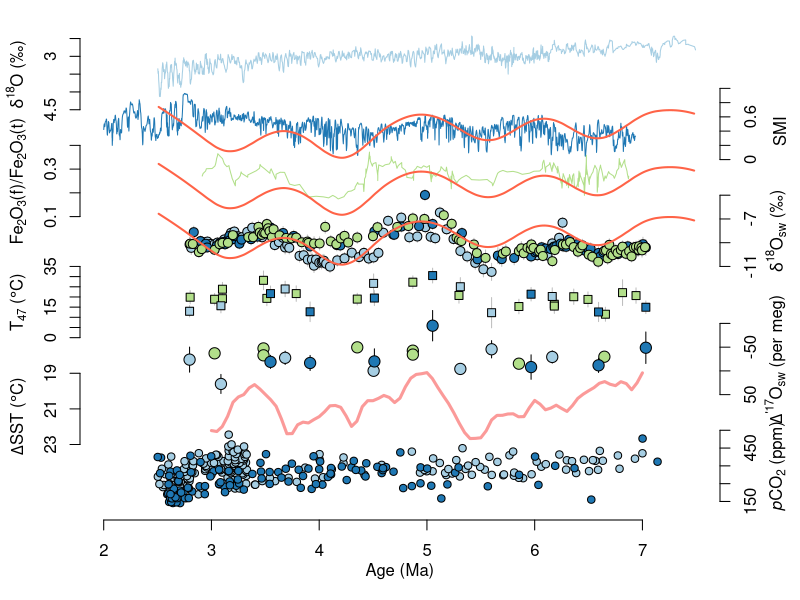

Reproduce this figure in R.
library(tidyverse)
library(readxl)
pal = c("#A6CEE3", "#1F78B4", "#B2DF8A", "#33A02C", "#FB9A99", "#E31A1C")
pal2 = c("#A6CEE3", "#FB9A99", "#E31A1C")

## read data ----
sw = read.csv("output/d18c.csv")
t47 = read.csv("output/D47.csv")
dp17 = read.csv("output/dp17.csv")
smi = read_xlsx("data/regional_records/SMI.xlsx") %>%
  mutate(age = age / 1000) %>%
  filter(age > 2 & age < 7.5) %>%
  drop_na(SMI)
iron = read_xlsx("data/regional_records/freeiron.xlsx", sheet = "Pianguan")
lr04 = read_xlsx("data/global_records/LR04.xlsx") %>%
  mutate(age = age / 1000) %>%
  filter(age > 2.5 & age < 7.5)
co2 = read.csv("data/global_records/Pliocene_CO2.csv") %>%
  filter(xls != "phytoplankton_tanner_2021_p1.0.xlsx") %>%
  filter(xls != "phytoplankton_badger_2013a_p1.0.xlsx") %>%
  filter(proxy != "Paleosols") %>%
  mutate(age = age / 1000) %>%
  filter(age > 2.5 & age < 7.5)
# Northern Hemisphere high latitude
site883 = read_xlsx("data/global_records/SST_calibrated.xlsx", sheet = "883 884") %>%
  mutate(age = ageBP / 1000) %>%
  filter(age > 2.5 & age < 7.5)
site883$SST_change = site883$SST_50 - 5.420348
site907 = read_xlsx("data/global_records/SST_calibrated.xlsx", sheet = "907") %>%
  mutate(age = ageBP / 1000) %>%
  filter(age > 2.5 & age < 7.5)
site907$SST_change = site907$SST_50 - 1.77141
site982 = read_xlsx("data/global_records/SST_calibrated.xlsx", sheet = "982") %>%
  mutate(age = ageBP / 1000) %>%
  filter(age > 2.5 & age < 7.5)
site982$SST_change = site982$SST_50 - 10.754817
# Northern Hemisphere middle latitude
site1010 = read_xlsx("data/global_records/SST_calibrated.xlsx", sheet = "1010")
site1010$SST_change = site1010$SST_50 - 17.303341
site1021 = read_xlsx("data/global_records/SST_calibrated.xlsx", sheet = "1021")
site1021$SST_change = site1021$SST_50 - 14.320929
site1208 = read_xlsx("data/global_records/SST_calibrated.xlsx", sheet = "1208")
site1208$SST_change = site1208$SST_50 - 18.702248
# SST gradient
DSST = read.csv("data/global_records/DSST.csv") %>%
  mutate(age = age / 1000)
# obliquity modulation
ob = read_xlsx("data/global_records/Pliocene_orbital_and_insolation_data.xlsx")
ob.am = read.csv("output/ob.am.csv")
sig.am = read.csv("output/sig.am.csv")

## plot ----
png("figures/Fig4.global_records.png", 4, 8, units = "in", res = 600)
# pdf("figures/Fig4.global_records.pdf", width = 4.5, height = 7)
par(mar = c(4, 4, 1, 4))
plot(0, 0, xlim = c(2, 7.5), ylim = c(0, 6.5), axes = FALSE,
     xlab = "", ylab = "")

yext = range(lr04$d18O)
tix = seq(ceiling(max(yext * 10 + 3)), 
          floor(min(yext * 10)), by = -5) / 10
lr04.rs = cbind(lr04$age,
               6.5 - (lr04$d18O - min(tix)) / diff(range(tix)))
lines(lr04.rs[, 1], lr04.rs[, 2], col = pal[1])
axis(2, 6.5 - (tix - min(tix)) / diff(range(tix)), tix)
mtext(expression(paste(delta^"18"*"O (\u2030)")), 2, line = 2.5, at = 6)

yext = range(smi$SMI)
tix = seq(floor(min(yext)), 
          ceiling(max(yext)), by = 0.2)
smi.rs = cbind(smi$age,
               4.8 + (smi$SMI - min(tix)) / diff(range(tix)))
lines(smi.rs[, 1], smi.rs[, 2], col = pal[2], pch = 21, cex = 1.2)
axis(4, 4.8 + (tix - min(tix)) / diff(range(tix)), tix)
mtext(expression("SMI"), 4, line = 2.5, at = 5.2)
yext = range(ob.am$ob.am)
tix = seq(floor(min(yext*10)), 
          ceiling(max(yext*10+3)), by = 5)/10
ob.am.rs = cbind(ob.am$age,
                 4.8 + (ob.am$ob.am - min(tix)) / diff(range(tix)))
lines(ob.am.rs[, 1], ob.am.rs[, 2], col = "tomato", lwd = 2)

yext = range(iron$Fe)
tix = seq(floor(min(yext * 10)), 
          ceiling(max(yext * 10)), by = 1) /10
iron.rs = cbind(iron$age,
                4 + (iron$Fe - min(tix)) / diff(range(tix)))
lines(iron.rs[, 1], iron.rs[, 2], col = pal[3], pch = 21, cex = 1.2)
axis(2, 4 + (tix - min(tix)) / diff(range(tix)), tix)
mtext(expression("Fe"[2]*"O"[3]*"(f)/Fe"[2]*"O"[3]*"(t)"), 2, line = 2.5, at = 4.5)
yext = range(ob.am$ob.am)
tix = seq(floor(min(yext*10)), 
          ceiling(max(yext*10+3)), by = 5)/10
ob.am.rs = cbind(ob.am$age,
                 4 + (ob.am$ob.am - min(tix)) / diff(range(tix)))
lines(ob.am.rs[, 1], ob.am.rs[, 2], col = "tomato", lwd = 2)

site = pal[factor(sw$site, levels = c("Lantian", "Shilou", "Jiaxian"))]
yext = range(sw$d18sw.high, sw$d18sw.high)
tix = seq(floor(min(yext)), 
          ceiling(max(yext)), by = 2)
sw.rs = cbind(sw$age,
              3.3 + (sw$d18sw - min(tix)) / diff(range(tix)),
              3.3 + (sw$d18sw.low - min(tix)) / diff(range(tix)),
              3.3 + (sw$d18sw.high - min(tix)) / diff(range(tix)))
arrows(sw.rs[, 1], sw.rs[, 3], sw.rs[, 1], sw.rs[, 4], col = "grey",
       angle=90, length=0, code = 0)
points(sw.rs[, 1], sw.rs[, 2], col = "black", bg = site, pch = 21, cex = 1.2)
axis(4, 3.3 + (tix - min(tix)) / diff(range(tix)), tix)
mtext(expression(paste(delta^"18"*"O"[sw]*" (\u2030)")), 4, line = 2.5, at = 3.8)
yext = range(ob.am$ob.am)
tix = seq(floor(min(yext*10)), 
          ceiling(max(yext*10+3)), by = 5)/10
ob.am.rs = cbind(ob.am$age,
                 3.3 + (ob.am$ob.am - min(tix)) / diff(range(tix)))
lines(ob.am.rs[, 1], ob.am.rs[, 2], col = "tomato", lwd = 2)

site = pal[factor(t47$site, levels = c("Lantian", "Shilou", "Jiaxian"))]
yext = range(t47$st.low, t47$st.high)
tix = seq(floor(min(yext)-4), 
          ceiling(max(yext)), by = 5)
t47.rs = cbind(t47$age,
              2.3 + (t47$temp - min(tix)) / diff(range(tix)),
              2.3 + (t47$st.low - min(tix)) / diff(range(tix)),
              2.3 + (t47$st.high - min(tix)) / diff(range(tix)))
arrows(t47.rs[, 1], t47.rs[, 3], t47.rs[, 1], t47.rs[, 4], col = "grey",
       angle=90, length=0, code = 0)
points(t47.rs[, 1], t47.rs[, 2], col = "black", bg = site, pch = 22, cex = 1.2)
axis(2, 2.3 + (tix - min(tix)) / diff(range(tix)), tix)
mtext(expression(paste("T"[47]*" (", degree, "C)")), 2, line = 2.5, at = 2.8)

site = pal[factor(dp17$section, levels = c("Lantian", "Shilou", "Jiaxian"))]
yext = range(dp17$Dp17sw.low, dp17$Dp17sw.high)
tix = seq(ceiling(min(yext)+27), floor(max(yext+20)), 
          by = 50)
dp17.rs = cbind(dp17$age,
                2.5 - (dp17$Dp17sw - min(tix)) / diff(range(tix)),
                2.5 - (dp17$Dp17sw.low - min(tix)) / diff(range(tix)),
                2.5 - (dp17$Dp17sw.high - min(tix)) / diff(range(tix)))
arrows(dp17.rs[, 1], dp17.rs[, 3], dp17.rs[, 1], dp17.rs[, 4], col = "black",
       angle=90, length=0, code = 0)
points(dp17.rs[, 1], dp17.rs[, 2], col = "black", bg = site, pch = 21, cex = 1.5)
axis(4, 2.5 - (tix - min(tix)) / diff(range(tix)), tix)
mtext(expression(Delta^"'17"*"O"[sw]*" (per meg)"), 4, line = 2.5, at = 2)

# yext = range(site982$SST_change, site907$SST_change, site883$SST_change)
# tix = seq(floor(min(yext) + 1),
#           ceiling(max(yext) + 2), by = 5)
# site982.rs = cbind(site982$age,
#                 2.5 + (site982$SST_change - min(tix)) / diff(range(tix)))
# site907.rs = cbind(site907$age,
#                    2.5 + (site907$SST_change - min(tix)) / diff(range(tix)))
# site883.rs = cbind(site883$age,
#                    2.5 + (site883$SST_change - min(tix)) / diff(range(tix)))
# lines(site883.rs[, 1], site883.rs[, 2], col = pal[1])
# lines(site982.rs[, 1], site982.rs[, 2], col = pal[2])
# lines(site907.rs[, 1], site907.rs[, 2], col = pal[3])
# axis(2, 2.5 + (tix - min(tix)) / diff(range(tix)), tix)
# mtext(expression(paste("SST change (", degree, "C)")), 2, line = 2.5, at = 3)

# yext = range(ob$gradient)
# tix = seq(ceiling(max(yext)),
#           floor(min(yext-2)), by = -10)
# sig.rs = cbind(ob$age,
#                3.3 - (ob$gradient - min(tix)) / diff(range(tix)))
# lines(sig.rs[, 1], sig.rs[, 2], col = "grey", lwd = 2)
# sig.am.rs = cbind(sig.am$age,
#                  3.3 - (sig.am$sig.am - min(tix)) / diff(range(tix)))
# lines(sig.am.rs[, 1], sig.am.rs[, 2], col = "tomato", lwd = 2)

yext = range(DSST$TH)
tix = seq(ceiling(max(yext)),
          floor(min(yext)), -2)
dsst.rs = cbind(DSST$age,
                1.8 - (DSST$TH - min(tix)) / diff(range(tix)))
lines(dsst.rs[, 1], dsst.rs[, 2], col = pal[5], lwd = 3)
axis(2, 1.8 - (tix - min(tix)) / diff(range(tix)), tix)
mtext(expression(paste(Delta*"SST (", degree, "C)")), 2, line = 2.5, at = 1.2)

# yext = range(DSST$MH)
# tix = seq(ceiling(max(yext)),
#           floor(min(yext)), -2)
# dsst.rs = cbind(DSST$age,
#                 1.8 - (DSST$MH - min(tix)) / diff(range(tix)))
# lines(dsst.rs[, 1], dsst.rs[, 2], col = pal[1], lwd = 3)
# axis(4, 1.8 - (tix - min(tix)) / diff(range(tix)), tix)
# mtext(expression(paste(Delta*"SST (", degree, "C)")), 4, line = 2.5, at = 1.3)

pal2 = pal[1:2]
proxy = pal2[factor(co2$proxy)]
yext = range(co2$co2)
tix = seq(floor(min(yext) + 10), 
          ceiling(max(yext) + 75), by = 100)
co2.rs = cbind(co2$age,
              0 + (co2$co2 - min(tix)) / diff(range(tix)))
points(co2.rs[, 1], co2.rs[, 2], col = "black", bg = proxy, pch = 21, cex = 1)
axis(4, 0 + (tix - min(tix)) / diff(range(tix)), tix)
mtext(expression(italic(p)*"CO"[2]*" (ppm)"), 4, line = 2.5, at = 0.5)

axis(1)
mtext("Age (Ma)", 1, line = 2)
dev.off()





